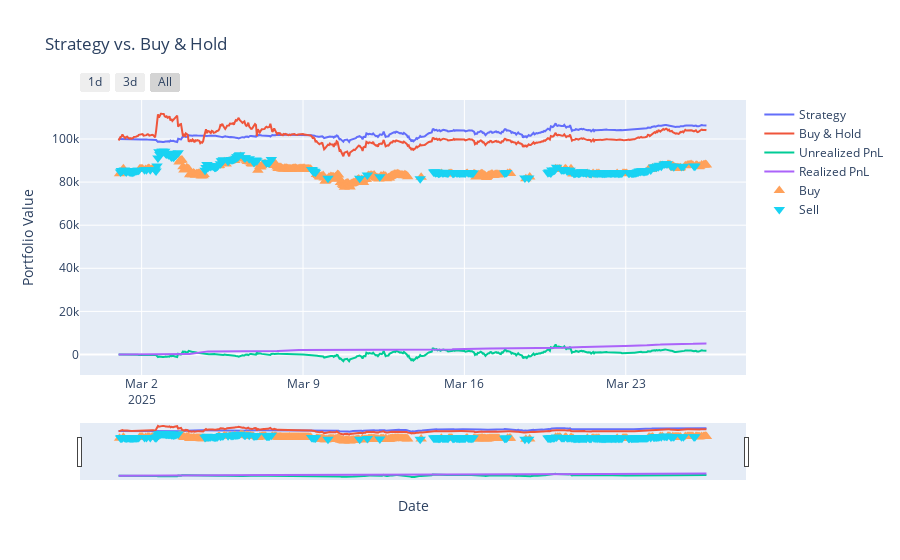

The notebook cell saved with this chart:
### Code cell
fig = e.plot()

### Figure 1 — Plotly figure (JSON) as saved in the notebook; plotly's stock layout.template omitted (floating-point values rounded to 4 significant figures; data arrays with more than 128 entries replaced by an {"elided": "..."} marker saying what was removed)
{"data": [{"mode": "lines", "name": "Strategy", "type": "scatter", "x": {"elided": "613 str values"}, "y": {"elided": "613 float values"}}, {"mode": "lines", "name": "Buy & Hold", "type": "scatter", "x": {"elided": "613 str values"}, "y": {"elided": "613 float values"}}, {"mode": "lines", "name": "Unrealized PnL", "type": "scatter", "x": {"elided": "613 str values"}, "y": {"elided": "613 float values"}}, {"mode": "lines", "name": "Realized PnL", "type": "scatter", "x": {"elided": "613 str values"}, "y": {"elided": "613 float values"}}, {"marker": {"size": 10, "symbol": "triangle-up"}, "mode": "markers", "name": "Buy", "type": "scatter", "x": {"elided": "290 str values"}, "y": {"elided": "290 float values"}}, {"marker": {"size": 10, "symbol": "triangle-down"}, "mode": "markers", "name": "Sell", "type": "scatter", "x": {"elided": "235 str values"}, "y": {"elided": "235 float values"}}], "layout": {"hovermode": "x unified", "title": {"text": "Strategy vs. Buy & Hold"}, "xaxis": {"rangeselector": {"buttons": [{"count": 24, "label": "1d", "step": "hour", "stepmode": "backward"}, {"count": 72, "label": "3d", "step": "hour", "stepmode": "backward"}, {"label": "All", "step": "all"}]}, "rangeslider": {"visible": true}, "title": {"text": "Date"}, "type": "date"}, "yaxis": {"title": {"text": "Portfolio Value"}}}}
